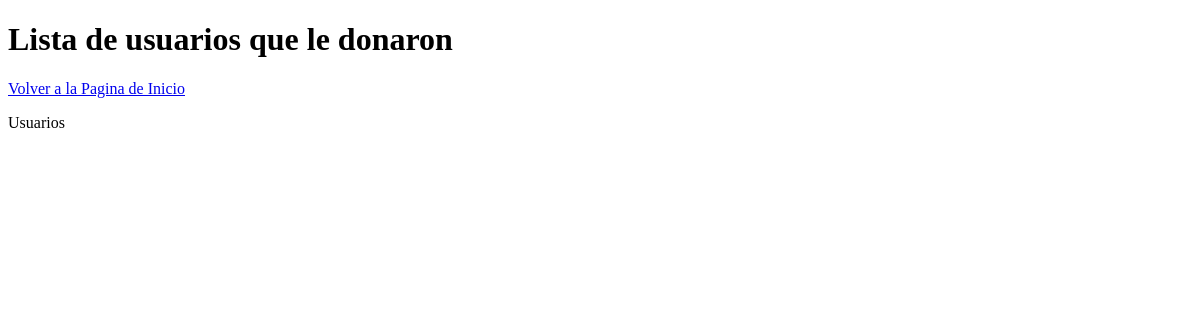
The app's page /VistaDonantes (signed in), older data.
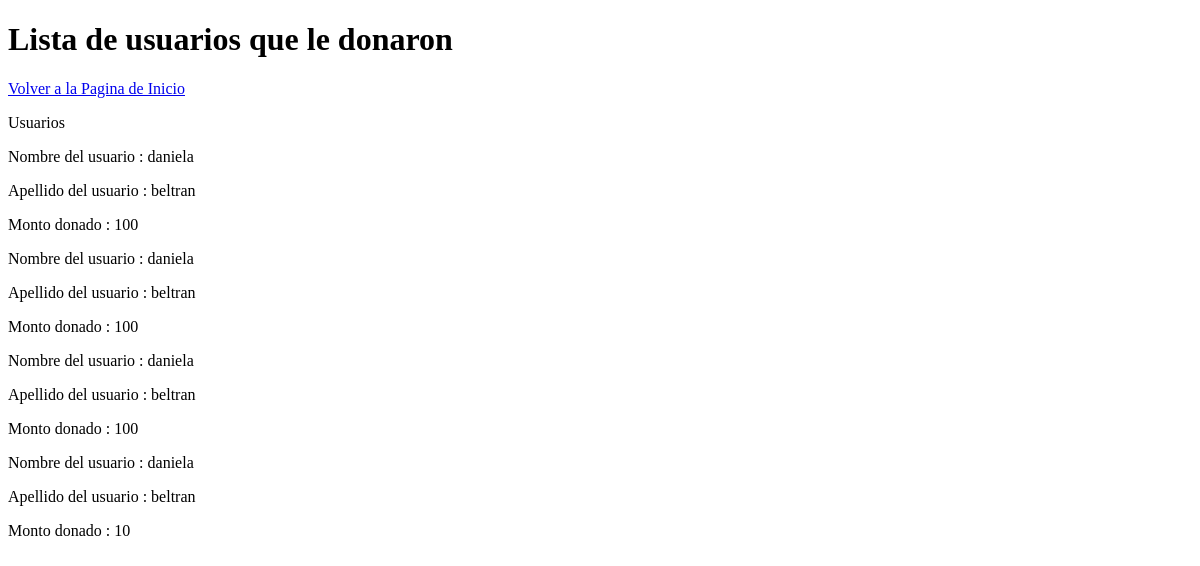
The same page, newer data.
### homePage/models.py (models this page shows, shortened)
class Donacion(models.Model):
		usuarioDonante=models.ForeignKey (infousuario,on_delete=models.SET_NULL, null=True,related_name='usuarioDonante')
		usuarioBen=models.ForeignKey (infousuario,on_delete=models.SET_NULL, null=True,related_name='usuarioBen')
		cantidad =models.IntegerField(default=0)

class infousuario(models.Model):
	balance= models.IntegerField(default=0)
	user= models.OneToOneField (User,on_delete=models.CASCADE)
	aficiones= models.ManyToManyField(Aficion, blank=True)
	es_CreadorDeContenido= models.BooleanField(default=False)
	profile_img=models.ImageField(upload_to='images/profile/',default='images/profile/perfilb.jpg',null=False,blank=False)
	es_Nada= models.BooleanField(default=False)

### homePage/views.py (the view)
# urls.py: url(r'^VistaDonantes$', views.donadores_view, name='ver Donadores'),
@login_required(login_url='/')
def donadores_view(request):
	usuario= infousuario.objects.get(user = request.user)
	usuariosDonadores=[]
	donadorex=Donacion.objects.filter(usuarioBen=infousuario.objects.get(user = request.user))
	for item in donadorex:
		if( item.usuarioDonante is not None and item.cantidad is not None ):#Si es un libro
			usuariosDonadores.append(item)
	return render(request,'VistaDonantes.html',{'usuariosDonadores':usuariosDonadores})

### homePage/templates/VistaDonantes.html (shortened to what this page needs)
<!DOCTYPE html>
<html>
<head>
</head>
<body>
<h1>Lista de usuarios que le donaron</h1>
<a href="/HomePage">Volver a la Pagina de Inicio</a>
<p>Usuarios </p>
{% for  Usuarios in usuariosDonadores %}
<p>Nombre del usuario : {{Usuarios.usuarioDonante.user.first_name}}</p>
<p>Apellido del usuario : {{Usuarios.usuarioDonante.user.last_name}}</p>
<p>Monto donado : {{Usuarios.cantidad}}</p>
{%endfor%}
</body>
</html>

Row changes from the older to the newer data that the page shows:
added Donacion: usuarioDonante.user.first_name "daniela", usuarioDonante.user.last_name "beltran", cantidad "100"
added Donacion: usuarioDonante.user.first_name "daniela", usuarioDonante.user.last_name "beltran", cantidad "100"
added Donacion: usuarioDonante.user.first_name "daniela", usuarioDonante.user.last_name "beltran", cantidad "100"
added Donacion: usuarioDonante.user.first_name "daniela", usuarioDonante.user.last_name "beltran", cantidad "10"
